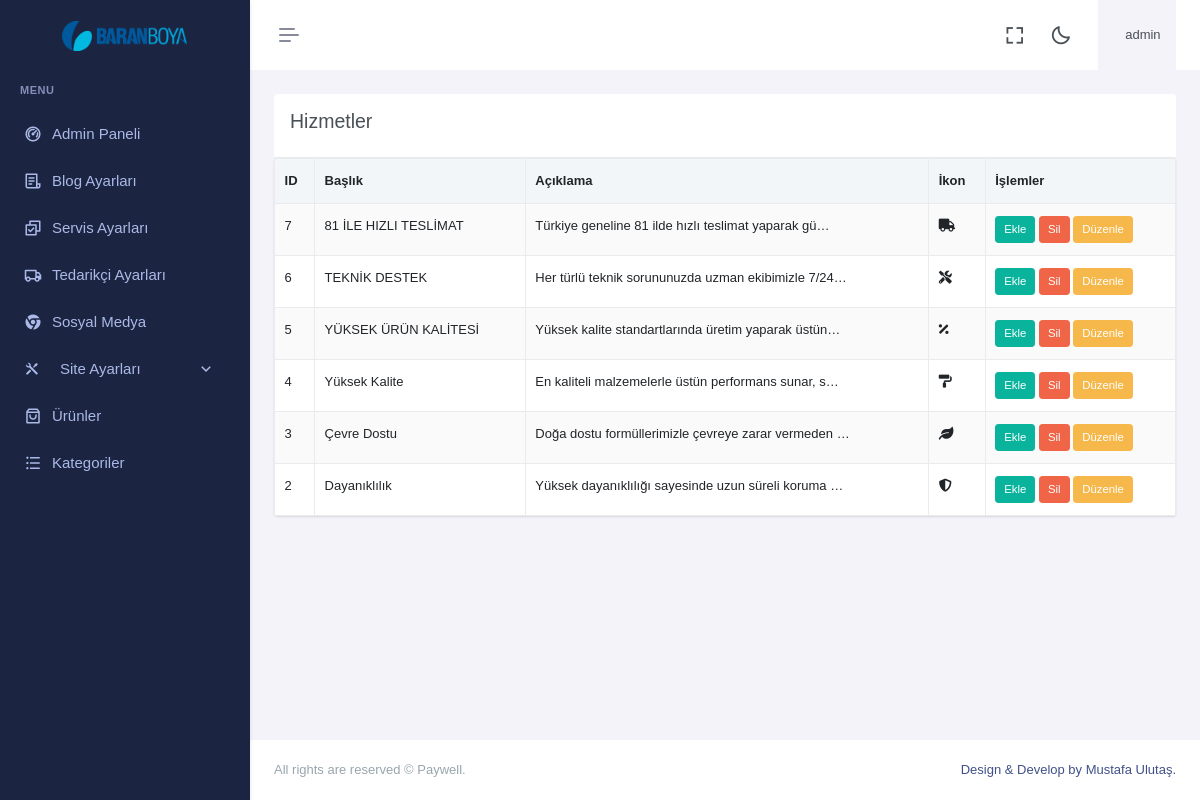
Screenshot of /dashboard/services.php (signed in) with the database file from the repository.
### tables this page shows
CREATE TABLE `logo` (
  `id` int(11) NOT NULL,
  `logo` varchar(1000) NOT NULL,
  `updated_at` timestamp NOT NULL DEFAULT current_timestamp() ON UPDATE current_timestamp()
);

CREATE TABLE IF NOT EXISTS `service` (
  `id` int(11) NOT NULL,
  `service_title` varchar(500) NOT NULL,
  `service_desc` varchar(1000) NOT NULL,
  `service_detail` varchar(2000),
  `ufile` varchar(1000),
  `icon` varchar(200) NOT NULL,
  `upadated_at` timestamp NOT NULL DEFAULT current_timestamp() ON UPDATE current_timestamp()
);

### dashboard/services.php (the view, shortened to what this page needs)
<?php
include "header.php";
include "sidebar.php";
$res = mysqli_query($con, "SELECT * FROM service ORDER BY id DESC");
?>
<div class="main-content">
  <div class="page-content">
    <div class="container-fluid">
      <div class="row">
        <div class="col-12">
          <div class="card-header  text-white">
            <h4 class="page-title">Hizmetler</h4>
          </div>
        </div>
      </div>
      <div class="row">
        <div class="col-12">
          <div class="card">
            <div class="card-body p-0">
              <table class="table table-striped table-bordered mb-0">
                <thead class="table-light">
                  <tr>
                    <th>ID</th>
                    <th>Başlık</th>
                    <th>Açıklama</th>
                    <th>İkon</th>
                    <th>İşlemler</th>
                  </tr>
                </thead>
                <tbody>
                  <?php if (mysqli_num_rows($res) > 0): ?>
                    <?php while ($row = mysqli_fetch_assoc($res)): ?>
                      <tr>
                        <td><?= $row['id'] ?></td>
                        <td><?= htmlspecialchars($row['service_title'], ENT_QUOTES) ?></td>
                        <td><?= htmlspecialchars(mb_substr($row['service_desc'], 0, 50), ENT_QUOTES) ?>…</td>
                        <td><?= $row['icon'] ?></td>
                        <td>
                          <a href="add-service.php" class="btn btn-sm btn-success">Ekle</a>
                          <form method="post" action="services" style="display:inline-block;">
                            <button type="submit" class="btn btn-sm btn-danger"
                              onclick="return confirm('Bu hizmeti silmek istediğinize emin misiniz?')">Sil</button>
                          </form>
                          <a href="editservice.php?id=<?= $row['id'] ?>" class="btn btn-sm btn-warning">Düzenle</a>
                        </td>
                      </tr>
                    <?php endwhile; ?>
                  <?php else: ?>
                    <tr>
                      <td colspan="5" class="text-center">Hiç hizmet bulunamadı.</td>
                    </tr>
                  <?php endif; ?>
                </tbody>
              </table>
            </div>
          </div>
        </div>
      </div>
    </div>
  </div>
</div>
<?php include "footer.php"; ?>

### dashboard/sidebar.php (shortened to what this page needs)
<?php
require __DIR__ . '/init.php';
?>
<div class="app-menu navbar-menu">
  <div class="navbar-brand-box">
    <?php
    $rr = mysqli_query($con, "SELECT logo FROM logo");
    $r = mysqli_fetch_row($rr);
    $ufile = $r[0];
    ?>
    <a href="home" class="logo logo-light">
      <span class="logo-lg">
        <img src="../assets/img/logo/<?php print $ufile ?>" alt="" height="30">
      </span>
    </a>
  </div>
  <div id="scrollbar">
    <div class="container-fluid">
      <ul class="navbar-nav" id="navbar-nav">
        <li class="menu-title"><span data-key="t-menu">Menu</span></li>
        <li class="nav-item">
          <a href="home" class="nav-link" data-key="t-analytics"> <i class="ri-dashboard-2-line"></i> <span
              data-key="t-dashboards"> Admin Paneli </span></a>
        </li>
        <li class="nav-item">
          <a class="nav-link menu-link" href="blog" role="button" aria-expanded="true" aria-controls="sidebarLanding">
            <i class="ri-file-list-3-line"></i> <span data-key="t-landing">Blog Ayarları</span>
          </a>
        </li>
        <li class="nav-item">
          <a class="nav-link menu-link" href="services" role="button" aria-expanded="true"
            aria-controls="sidebarLanding">
            <i class="ri-checkbox-multiple-line"></i> <span data-key="t-landing">Servis Ayarları</span>
          </a>
        </li>
        <li class="nav-item">
          <a class="nav-link menu-link" href="suppliers" role="button" aria-expanded="true"
            aria-controls="sidebarLanding">
            <i class="ri-truck-line"></i> <span data-key="t-landing">Tedarikçi Ayarları</span>
          </a>
        </li>
        <li class="nav-item">
          <a class="nav-link menu-link" href="socials" role="button" aria-expanded="true"
            aria-controls="sidebarLanding">
            <i class="ri-chrome-fill"></i> <span data-key="t-landing">Sosyal Medya</span>
          </a>
        </li>
        <li class="nav-item">
          <a class="nav-link site-settings-toggle collapsed" data-bs-toggle="collapse" href="#sidebarSiteSettings"
            role="button" aria-expanded="false" aria-controls="sidebarSiteSettings">
            <i class="ri-tools-fill fs-5"></i>
            <span class="ms-2 flex-grow-1">Site Ayarları</span>
            <i class="ri-arrow-down-s-line site-settings-arrow ms-auto"></i>
          </a>
        </li>
        <li class="nav-item">
          <a class="nav-link menu-link" href="products" role="button" aria-expanded="true"
            aria-controls="sidebarLanding">
            <i class="ri-shopping-bag-3-line"></i> <span data-key="t-landing"> Ürünler </span>
          </a>
        </li>
        <li class="nav-item">
          <a class="nav-link menu-link" href="categorys" role="button" aria-expanded="true"
            aria-controls="sidebarLanding">
            <i class="ri-list-unordered"></i> <span data-key="t-landing"> Kategoriler </span>
          </a>
        </li>
      </ul>
    </div>
  </div>
  <div class="sidebar-background"></div>
</div>

### rows the page displays
logo: logo (picture)
service: id "7", service_title "81 İLE HIZLI TESLİMAT", service_desc "Türkiye geneline 81 ilde hızlı teslimat yaparak gü"
service: id "6", service_title "TEKNİK DESTEK", service_desc "Her türlü teknik sorununuzda uzman ekibimizle 7/24"
service: id "5", service_title "YÜKSEK ÜRÜN KALİTESİ", service_desc "Yüksek kalite standartlarında üretim yaparak üstün"
service: id "4", service_title "Yüksek Kalite", service_desc "En kaliteli malzemelerle üstün performans sunar, s"
service: id "3", service_title "Çevre Dostu", service_desc "Doğa dostu formüllerimizle çevreye zarar vermeden"
service: id "2", service_title "Dayanıklılık", service_desc "Yüksek dayanıklılığı sayesinde uzun süreli koruma"

### other values shown
$username "admin"
